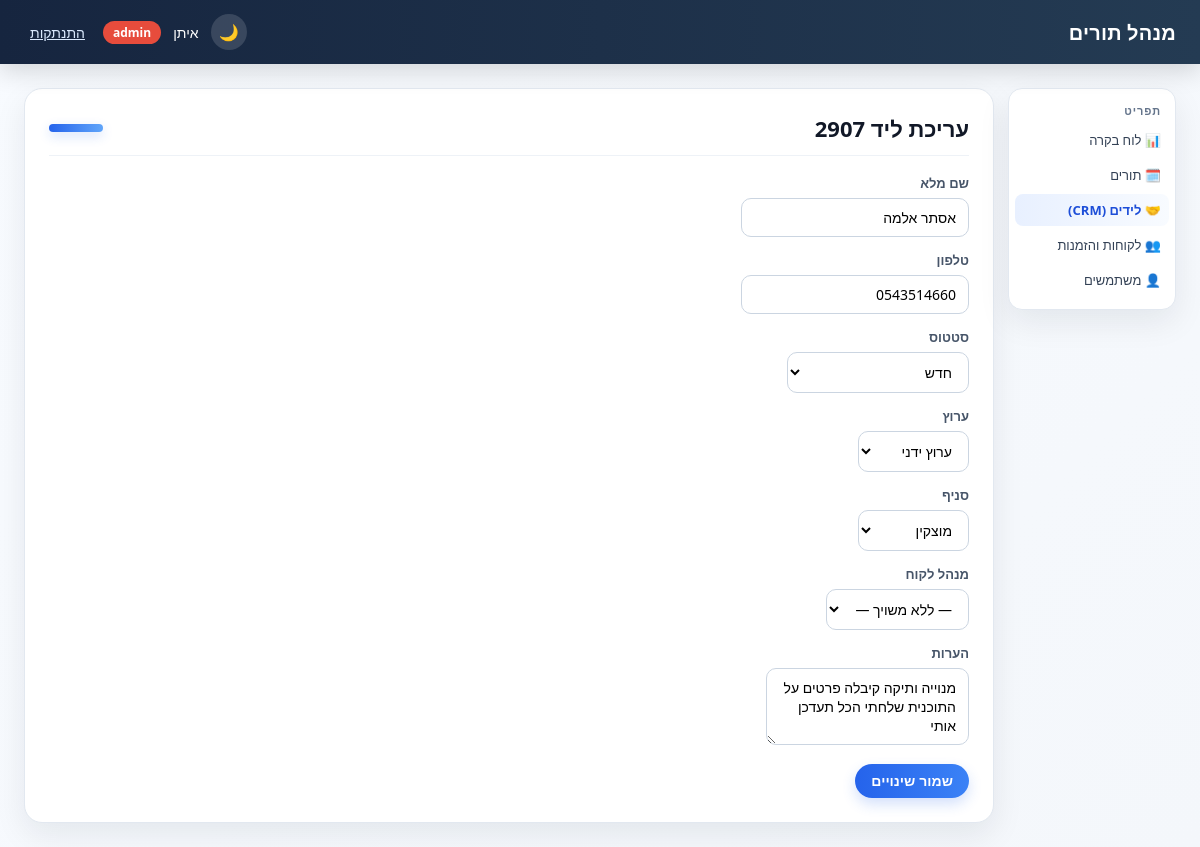
The page /leads/2907/edit (signed in) on the database its author committed.
### tables this page shows
CREATE TABLE users (
                id INTEGER PRIMARY KEY AUTOINCREMENT,
                username TEXT UNIQUE NOT NULL,
                password_hash TEXT NOT NULL,
                salt TEXT NOT NULL,
                role TEXT NOT NULL
            , permissions TEXT DEFAULT '[]');

CREATE TABLE leads (
                id INTEGER PRIMARY KEY AUTOINCREMENT,
                full_name TEXT,
                phone TEXT,
                status TEXT,
                channel TEXT,
                assigned_user TEXT,
                routings_count INTEGER,
                sms_count INTEGER,
                notes TEXT,
                created_datetime_stamp TEXT,
                last_updated_datetime_stamp TEXT
            , branch TEXT);

### blueprints/leads.py (the view, shortened to what this page needs)
@bp.route("/<int:lead_id>/edit", methods=["GET", "POST"])
@login_required
def edit(lead_id):
    repos = get_repos()
    current = repos.leads.get_by_id(lead_id)
    if current is None:
        flash("Lead not found.", "error")
        return redirect(url_for("leads.list_leads"))
    users = to_records(repos.users.get_all()) if hasattr(repos, "users") else []
    statuses = repos.lead_statuses.get_names()
    return render_template(
        "leads/edit.html", lead=current, statuses=statuses, channels=CHANNELS, branches=BRANCHES, users=users
    )

### app.py (called while the page is built)
@app.context_processor
def inject_template_globals():
    return {
        "csrf_token": generate_csrf_token(),
        "current_user": current_user(),
        "ROLE_ADMIN": roles.ADMIN,
        "ROLE_USER": roles.USER,
    }

### auth.py (called while the page is built)
def generate_csrf_token():
    if "csrf_token" not in session:
        session["csrf_token"] = secrets.token_hex(16)
    return session["csrf_token"]

def validate_csrf():
    if request.method != "POST":
        return
    token = session.get("csrf_token")
    submitted = request.form.get("csrf_token", "")
    if not token or not secrets.compare_digest(token, submitted):
        abort(400)

def current_user():
    return session.get("user")

def login_required(view):
    @wraps(view)
    def wrapped(*args, **kwargs):
        if current_user() is None:
            return redirect(url_for("auth.login"))
        return view(*args, **kwargs)
    return wrapped

### db_context.py (called while the page is built)
def get_conn():
    if "db_conn" not in g:
        g.db_conn = sqlite3.connect(DB_FILE, timeout=10)
    return g.db_conn

def get_repos():
    if "repos" not in g:
        conn = get_conn()
        appointments = AppointmentRepository(conn)
        g.repos = SimpleNamespace(
            appointments=appointments,
            availability=AvailabilityService(appointments),
            leads=LeadRepository(conn),
            lead_statuses=LeadStatusRepository(conn),
            customers=CustomerRepository(conn),
            invoices=InvoiceRepository(conn),
            users=UserRepository(conn),
            id_sequence=IdSequence(conn),
        )
    return g.repos

def init_app(app):
    @app.teardown_appcontext
    def close_conn(exception):
        conn = g.pop("db_conn", None)
        if conn is not None:
            conn.close()

### id_sequence.py (called while the page is built)
    def _seed_if_empty(self):
        count = self.conn.execute("SELECT COUNT(*) FROM id_sequence").fetchone()[0]
        if count > 0:
            return
        max_existing = self._max_existing_id()
        if max_existing > 0:
            self.conn.execute("INSERT INTO id_sequence (id) VALUES (?)", (max_existing,))
            self.conn.commit()

### lead_repository.py (called while the page is built)
    def get_by_id(self, lead_id):
        df = pd.read_sql_query(
            f"SELECT * FROM {TABLE_NAME} WHERE id = ?", self.conn, params=(lead_id,)
        )
        if df.empty:
            return None
        return df.iloc[0].to_dict()

### lead_status_repository.py (called while the page is built)
    def get_all(self):
        return pd.read_sql_query(f"SELECT * FROM {TABLE_NAME} ORDER BY id", self.conn)

    def get_names(self):
        return self.get_all()["name"].tolist()

### templates/leads/edit.html (shortened to what this page needs)
{% extends "base.html" %}
{% block page_heading %}עריכת ליד {{ lead.id }}{% endblock %}
{% block content %}
<form method="post" class="form-card">
    <div class="form-group">
        <label>שם מלא</label>
        <input type="text" name="full_name" value="{{ lead.full_name or '' }}" required>
    </div>
    <div class="form-group">
        <label>טלפון</label>
        <input type="text" name="phone" value="{{ lead.phone or '' }}" required>
    </div>
    <div class="form-group">
        <label>סטטוס</label>
        <select name="status">
            {% for s in statuses %}
            <option value="{{ s }}" {{ "selected" if s == lead.status else "" }}>{{ s }}</option>
            {% endfor %}
        </select>
    </div>
    <div class="form-group">
        <label>ערוץ</label>
        <select name="channel">
            {% for c in channels %}
            <option value="{{ c }}" {{ "selected" if c == lead.channel else "" }}>{{ c }}</option>
            {% endfor %}
        </select>
    </div>
    <div class="form-group">
        <label>סניף</label>
        <select name="branch">
            {% for branch in branches %}
            <option value="{{ branch }}" {{ "selected" if branch == lead.branch else "" }}>{{ branch }}</option>
            {% endfor %}
        </select>
    </div>
    <div class="form-group">
        <label>מנהל לקוח</label>
        <select name="assigned_user">
            <option value="">— ללא משויך —</option>
        </select>
    </div>
    <div class="form-group">
        <label>הערות</label>
        <textarea name="notes" rows="3">{{ lead.notes or '' }}</textarea>
    </div>
    <button type="submit" class="btn">שמור שינויים</button>
</form>
{% endblock %}

### templates/base.html (shortened to what this page needs)
<!DOCTYPE html>
<html lang="he" dir="rtl">
<head>
    <link rel="stylesheet" href="{{ url_for('static', filename='style.css') }}">
</head>
<body class="{{ 'page-leads-list' if request.endpoint == 'leads.list_leads' else '' }}">
    <div class="app-shell">
        <div class="topbar">
            <div class="brand">מנהל תורים</div>
            <div class="topbar-user">
                {% if current_user %}
                    <button type="button" class="theme-toggle" id="theme-toggle" aria-label="החלף מצב צבע">🌙</button>
                    <span>{{ current_user.username }}</span>
                    <span class="badge {{ role_badge_class(current_user.role) }}">{{ current_user.role }}</span>
                    <form method="post" action="{{ url_for('auth.logout') }}">
                        <button type="submit" class="link-button">התנתקות</button>
                    </form>
                {% endif %}
            </div>
        </div>
        <div class="layout">
            <div class="sidebar">
                <div class="sidebar-title">תפריט</div>
                <a href="{{ url_for('index') }}"
                   class="{{ 'active' if request.path == '/' else '' }}">📊 לוח בקרה</a>
                <a href="{{ url_for('appointments.list_appointments') }}"
                   class="{{ 'active' if request.path.startswith('/appointments') else '' }}">🗓️ תורים</a>
                <a href="{{ url_for('leads.list_leads') }}"
                   class="{{ 'active' if request.path.startswith('/leads') else '' }}">🤝 לידים (CRM)</a>
                <a href="{{ url_for('customers.list_customers') }}"
                   class="{{ 'active' if request.path.startswith('/customers') else '' }}">👥 לקוחות והזמנות</a>
                {% if current_user and current_user.role == ROLE_ADMIN %}
                <a href="{{ url_for('users.list_users') }}"
                   class="{{ 'active' if request.path.startswith('/users') else '' }}">👤 משתמשים</a>
                {% endif %}
            </div>
            <div class="content">
                <div class="card">
                    <div class="card-header">
                        <h1>{% block page_heading %}{% endblock %}</h1>
                        <div class="card-accent"></div>
                    </div>
                    {% block content %}{% endblock %}
                </div>
            </div>
        </div>
    </div>
</body>
</html>

### static/style.css (style rules this page uses)
* { box-sizing: border-box; }
:root { --bg: #f4f7fb; --surface: #ffffff; --surface-2: #f8fafc; --text: #172033; --muted: #64748b; --border: #e2e8f0; --primary: #2563eb; --primary-dark: #1d4ed8; --danger: #dc2626; --danger-dark: #b91c1c; --shadow: 0 12px 32px rgba(15, 23, 42, 0.08); }
body { margin: 0; font-family: "Segoe UI", Tahoma, Arial, sans-serif; background: linear-gradient(135deg, #f8fbff 0%, var(--bg) 100%); color: var(--text); direction: rtl; text-align: right; }
html, body { scrollbar-width: none; -ms-overflow-style: none; }
.app-shell { min-height: 100vh; }
.topbar { background: linear-gradient(90deg, #16253f 0%, #243b53 100%); color: #fff; display: flex; align-items: center; justify-content: space-between; padding: 0 24px; height: 64px; box-shadow: 0 8px 24px rgba(0, 0, 0, 0.14); position: sticky; top: 0; z-index: 30; }
.topbar .brand { font-weight: 800; font-size: 20px; letter-spacing: 0.2px; }
.topbar .topbar-user { display: flex; align-items: center; gap: 12px; font-size: 14px; }
.topbar form { margin: 0; }
.topbar button.link-button { background: none; border: none; color: #dbeafe; cursor: pointer; font-size: 14px; text-decoration: underline; }
.theme-toggle { border: none; background: rgba(255,255,255,0.14); color: #fff; width: 36px; height: 36px; border-radius: 999px; cursor: pointer; font-size: 16px; }
.layout { display: flex; min-height: calc(100vh - 64px); padding: 24px; gap: 14px; }
.sidebar { width: 168px; background: var(--surface); border: 1px solid var(--border); border-radius: 14px; padding: 10px 6px; box-shadow: var(--shadow); align-self: flex-start; position: sticky; top: 64px; z-index: 20; }
.sidebar-title { font-size: 11px; font-weight: 700; color: var(--muted); text-transform: uppercase; letter-spacing: 0.08em; padding: 4px 8px 6px; }
.sidebar a { display: block; padding: 7px 8px; margin-bottom: 3px; color: #334155; text-decoration: none; font-size: 13px; border-radius: 8px; transition: all 0.2s ease; }
.sidebar a:hover, .sidebar a.active { background: linear-gradient(90deg, #e8f0ff 0%, #f8fbff 100%); color: var(--primary-dark); font-weight: 700; }
.content { flex: 1; min-width: 0; }
.card { background: var(--surface); border: 1px solid var(--border); border-radius: 18px; box-shadow: var(--shadow); padding: 24px; }
.card-header { display: flex; align-items: center; justify-content: space-between; gap: 12px; margin-bottom: 18px; padding-bottom: 12px; border-bottom: 1px solid #eef2f7; }
.card h1 { margin: 0; font-size: 22px; color: #111827; }
.card-accent { width: 54px; height: 8px; border-radius: 999px; background: linear-gradient(90deg, #2563eb 0%, #60a5fa 100%); box-shadow: 0 4px 12px rgba(37, 99, 235, 0.2); }
.badge { display: inline-block; padding: 3px 10px; border-radius: 999px; font-size: 12px; font-weight: 600; color: #fff; }
.badge-red { background: #e74c3c; }
.btn { display: inline-block; padding: 9px 16px; border-radius: 999px; border: none; background: linear-gradient(90deg, var(--primary) 0%, #3b82f6 100%); color: #fff; text-decoration: none; font-size: 14px; font-weight: 600; cursor: pointer; box-shadow: 0 6px 14px rgba(37, 99, 235, 0.2); transition: transform 0.15s ease, box-shadow 0.15s ease; }
input[type=text], input[type=password], input[type=email], input[type=number], input[type=date], input[type=time], select, textarea { padding: 9px 12px; border: 1px solid #cbd5e1; border-radius: 10px; font-size: 14px; font-family: inherit; background: #fff; transition: border-color 0.2s ease, box-shadow 0.2s ease; }
label { display: block; margin-bottom: 6px; font-size: 13px; color: #475569; font-weight: 700; }
.form-group { margin-bottom: 14px; max-width: 360px; }
.form-group label { text-align: right; }
.form-card { max-width: 480px; }

### rows shown on the page
users: username "איתן"
leads: id "2907", full_name "אסתר אלמה", phone "0543514660", notes "מנוייה ותיקה קיבלה פרטים על התוכנית שלחתי הכל תעדכן אותי"

### other values the page prints
{{ current_user.role }} "admin"
form field status "חדש"
form field channel "ערוץ ידני"
form field branch "מוצקין"
